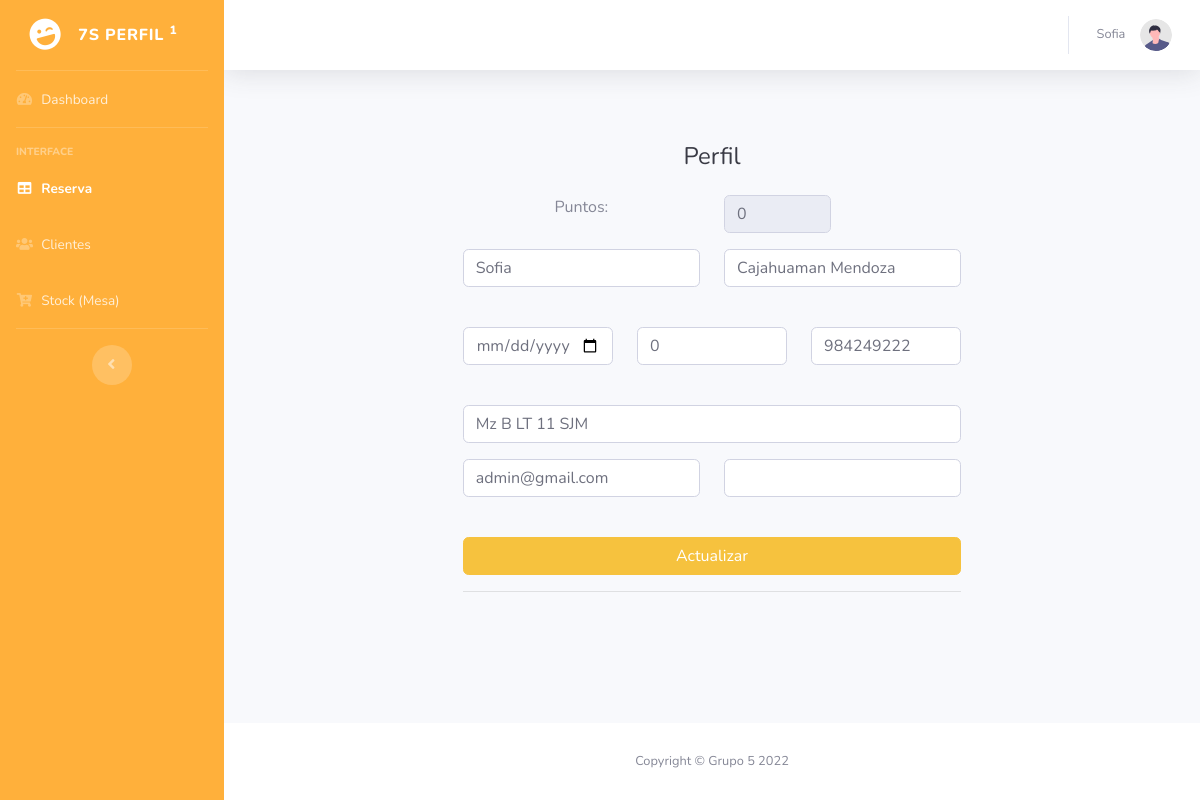
The page /panel/perfil-usuario.php (signed in) on the database its author committed.
### tables this page shows
CREATE TABLE `usuario` (
  `id` int(11) NOT NULL,
  `nombres` varchar(100) NOT NULL,
  `apellidos` varchar(100) NOT NULL,
  `dni` int(20) NOT NULL,
  `numero` varchar(100) NOT NULL,
  `fecha` varchar(100) NOT NULL,
  `email` varchar(70) NOT NULL,
  `direccion` varchar(100) DEFAULT NULL,
  `password` varchar(45) DEFAULT NULL,
  `puntos` int(30) NOT NULL,
  `estado_usuario` varchar(30) DEFAULT NULL,
  `cargo_idc` int(11) NOT NULL
);

### panel/perfil-usuario.php (the view, shortened to what this page needs)
<?php
	$nombres = $_SESSION['nombres'];
    $id = $_SESSION['id'];
	$cargo_idc = $_SESSION['cargo_idc'];
?>
<!DOCTYPE html>
<html lang="es">
<head>
    <link href="vendor/fontawesome-free/css/all.min.css" rel="stylesheet" type="text/css">
    <link href="css/sb-admin-2.min.css" rel="stylesheet">
</head>
<body id="page-top">
    <div id="wrapper">
        <ul class="navbar-nav bg-gradient-primary sidebar sidebar-dark accordion" id="accordionSidebar">
            <a class="sidebar-brand d-flex align-items-center justify-content-center" href="../index.php">
                <div class="sidebar-brand-icon rotate-n-15">
                    <i class="fas fa-laugh-wink"></i>
                </div>
                <div class="sidebar-brand-text mx-3">7S Perfil <sup>1</sup></div>
            </a>
            <hr class="sidebar-divider my-0">
            <li class="nav-item ">
                <a class="nav-link" href="#">
                    <i class="fas fa-fw fa-tachometer-alt"></i>
                    <span>Dashboard</span></a>
            </li>
            <hr class="sidebar-divider">
            <div class="sidebar-heading">
                Interface
            </div>
            <?php if($cargo_idc == 1) { ?>
            <li class="nav-item active">
                <a class="nav-link" href="reserva.php">
                    <i class="fas fa-fw fa-table"></i>
                    <span>Reserva</span></a>
            </li>
            <li class="nav-item">
                <a class="nav-link" href="clientes.php">
                    <i class="fas fa-fw fa-users"></i>
                    <span>Clientes</span></a>
            </li>
            <li class="nav-item">
                    <a class="nav-link" href="stockMesa.php">
                    <i class="fas fa-fw fa-cart-plus"></i>
                    <span>Stock (Mesa)</span></a>
                </li>
            <?php }?>
            <hr class="sidebar-divider d-none d-md-block">
            <div class="text-center d-none d-md-inline">
                <button class="rounded-circle border-0" id="sidebarToggle"></button>
            </div>
        </ul>
        <div id="content-wrapper" class="d-flex flex-column">
            <div id="content">
                <nav class="navbar navbar-expand navbar-light bg-white topbar mb-4 static-top shadow">
                    <ul class="navbar-nav ml-auto">
                        <li class="nav-item dropdown no-arrow">
                            <a class="nav-link dropdown-toggle" href="#" id="userDropdown" role="button"
                                data-toggle="dropdown" aria-haspopup="true" aria-expanded="false">
                                <span class="mr-2 d-none d-lg-inline text-gray-600 small"><?php echo $nombres ?> &nbsp;</span>
                                <img class="img-profile rounded-circle"
                                    src="img/undraw_profile.svg">
                            </a>
                        </li>
                    </ul>
                </nav>
                <center>
                    <div class="container-fluid">
                        <div class="col-lg-8">
                            <div class="p-5">
                                <div class="text-center">
                                    <h1 class="h4 text-gray-900 mb-4">Perfil</h1>
                                </div>
                                <form action="controlador/editarUsuario.php" method="POST">
                                        <?php
                                            include ('config/conexion.php');
                                            $sql = "SELECT * FROM usuario WHERE id = '$id'";
                                            $resultado = $conexion->query($sql);
                                            $row = $resultado->fetch_assoc();
                                        ?>
                                    <div class="form-group row">
                                        <div class="col-sm-6">
                                            <label>Puntos: </label>
                                        </div>
                                        <div class="col-sm-3">
                                            <input type="number" class="form-control" value="<?php echo $row['puntos']; ?>" disabled>
                                        </div>
                                    </div>
                                    <div class="form-group row">
                                        <div class="col-sm-6">
                                            <input type="text" class="form-control" name="nombres" value="<?php echo $row['nombres']; ?>" >
                                        </div>
                                        <div class="col-sm-6">
                                            <input type="text" class="form-control" name="apellidos" value="<?php echo $row['apellidos']; ?>" >
                                        </div>
                                    </div>
                                    <br>
                                    <div class="form-group row">
                                        <div class="col-sm-4">
                                            <input type="date" class="form-control" name="fecha" value="<?php echo $row['fecha']; ?>" >
                                        </div>
                                        <div class="col-sm-4">
                                            <input type="number" class="form-control" name="dni" value="<?php echo $row['dni']; ?>" >
                                        </div>
                                        <div class="col-sm-4">
                                            <input type="number" class="form-control" name="celular" value="<?php echo $row['numero']; ?>" >
                                        </div>
                                    </div>
                                    <br>
                                    <div class="form-group row">
                                        <div class="col-sm-12">
                                            <input type="text" class="form-control" name="direccion" value="<?php echo $row['direccion']; ?>" >
                                        </div>
                                    </div>
                                    <div class="form-group row">
                                        <div class="col-sm-6">
                                            <input type="email" class="form-control" name="email" value="<?php echo $row['email']; ?>" >
                                        </div>
                                        <div class="col-sm-6">
                                            <input type="password" class="form-control" name="password" >
                                        </div>
                                    </div>
                                    <br>
                                    <button type="submit" name="guardar" class="btn btn-warning btn-user btn-block">Actualizar</button>
                                    <hr>
                                </form>
                            </div>
                        </div>
                    </div>
                </center>
            </div>
            <footer class="sticky-footer bg-white">
                <div class="container my-auto">
                    <div class="copyright text-center my-auto">
                        <span>Copyright &copy; Grupo 5  2022</span>
                    </div>
                </div>
            </footer>
        </div>
    </div>
</body>
</html>

### rows shown on the page
usuario: puntos "0", nombres "Sofia", apellidos "Cajahuaman Mendoza", dni "0", celular "984249222", direccion "Mz B LT 11 SJM", email "admin@gmail.com"

### other values the page prints
$nombres "Sofia"
